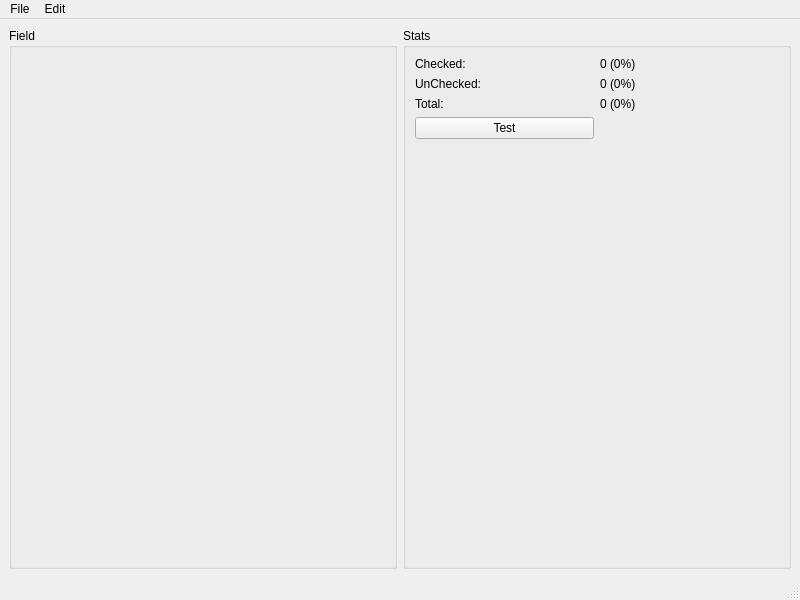
<?xml version="1.0" encoding="UTF-8"?>
<ui version="4.0">
 <class>MainWindow</class>
 <widget class="QMainWindow" name="MainWindow">
  <property name="geometry">
   <rect>
    <x>0</x>
    <y>0</y>
    <width>800</width>
    <height>600</height>
   </rect>
  </property>
  <property name="windowTitle">
   <string>MainWindow</string>
  </property>
  <widget class="QWidget" name="centralwidget">
   <layout class="QHBoxLayout" name="horizontalLayout">
    <item>
     <widget class="QGroupBox" name="GB_Field">
      <property name="title">
       <string>Field</string>
      </property>
     </widget>
    </item>
    <item>
     <widget class="QGroupBox" name="GB_Stats">
      <property name="title">
       <string>Stats</string>
      </property>
      <layout class="QVBoxLayout" name="verticalLayout_2">
       <item>
        <layout class="QGridLayout" name="gridLayout">
         <item row="2" column="1">
          <widget class="QLabel" name="L_Total">
           <property name="text">
            <string>0 (0%)</string>
           </property>
          </widget>
         </item>
         <item row="2" column="0">
          <widget class="QLabel" name="label_5">
           <property name="text">
            <string>Total:</string>
           </property>
          </widget>
         </item>
         <item row="0" column="0">
          <widget class="QLabel" name="label">
           <property name="text">
            <string>Checked:</string>
           </property>
          </widget>
         </item>
         <item row="4" column="0">
          <spacer name="verticalSpacer">
           <property name="orientation">
            <enum>Qt::Vertical</enum>
           </property>
           <property name="sizeHint" stdset="0">
            <size>
             <width>20</width>
             <height>40</height>
            </size>
           </property>
          </spacer>
         </item>
         <item row="1" column="1">
          <widget class="QLabel" name="L_UnChecked">
           <property name="text">
            <string>0 (0%)</string>
           </property>
          </widget>
         </item>
         <item row="1" column="0">
          <widget class="QLabel" name="label_3">
           <property name="text">
            <string>UnChecked:</string>
           </property>
          </widget>
         </item>
         <item row="0" column="1">
          <widget class="QLabel" name="L_Checked">
           <property name="text">
            <string>0 (0%)</string>
           </property>
          </widget>
         </item>
         <item row="3" column="0">
          <widget class="QPushButton" name="PB_Test">
           <property name="text">
            <string>Test</string>
           </property>
          </widget>
         </item>
        </layout>
       </item>
      </layout>
     </widget>
    </item>
   </layout>
  </widget>
  <widget class="QMenuBar" name="menubar">
   <property name="geometry">
    <rect>
     <x>0</x>
     <y>0</y>
     <width>800</width>
     <height>25</height>
    </rect>
   </property>
   <widget class="QMenu" name="menuFile">
    <property name="title">
     <string>File</string>
    </property>
    <addaction name="actionLoad_Data"/>
    <addaction name="actionSave_Data"/>
    <addaction name="separator"/>
    <addaction name="actionExit"/>
   </widget>
   <widget class="QMenu" name="menuPreferences">
    <property name="title">
     <string>Edit</string>
    </property>
    <addaction name="actionPreferences"/>
   </widget>
   <addaction name="menuFile"/>
   <addaction name="menuPreferences"/>
  </widget>
  <widget class="QStatusBar" name="statusbar"/>
  <action name="actionLoad_Data">
   <property name="text">
    <string>Load Data</string>
   </property>
  </action>
  <action name="actionSave_Data">
   <property name="text">
    <string>Save Data</string>
   </property>
  </action>
  <action name="actionExit">
   <property name="text">
    <string>Exit</string>
   </property>
  </action>
  <action name="actionPreferences">
   <property name="text">
    <string>Preferences</string>
   </property>
  </action>
 </widget>
 <resources/>
 <connections/>
</ui>
